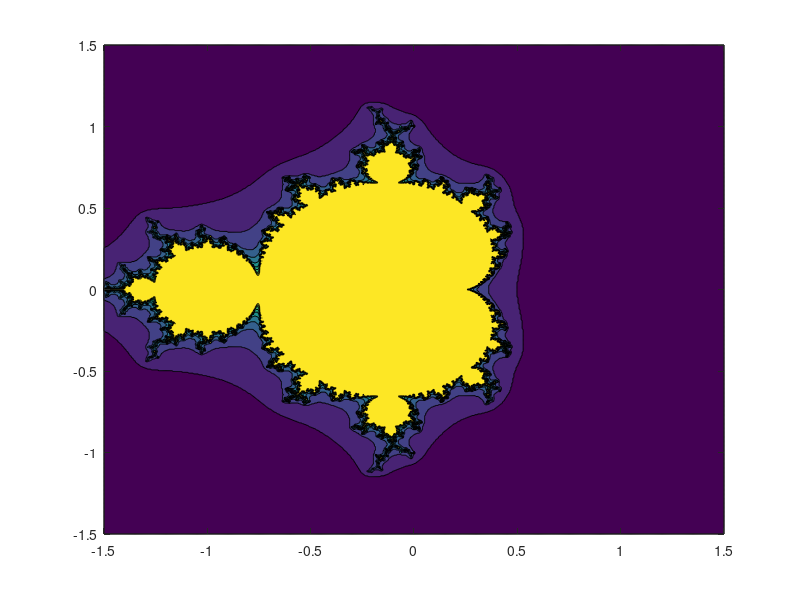

This chart was generated by the following MATLAB code: (Note: a time limit stopped this script after it produced the figure.)
N=40;
gridSize=[-1.5 -1.5;1.5 1.5];
gridSpacing=[0.005 0.005];
maxZ=100;
[x,y]=meshgrid(gridSize(1,1):gridSpacing(1):gridSize(2,1),gridSize(1,2):gridSpacing(2):gridSize(2,2));
c=x+1i.*y;
z=zeros(size(c));

k=z;
for i=1:N
    z=z.^2+c;
    k(abs(z)<maxZ) = i;
end
contourf(x,y,k)
